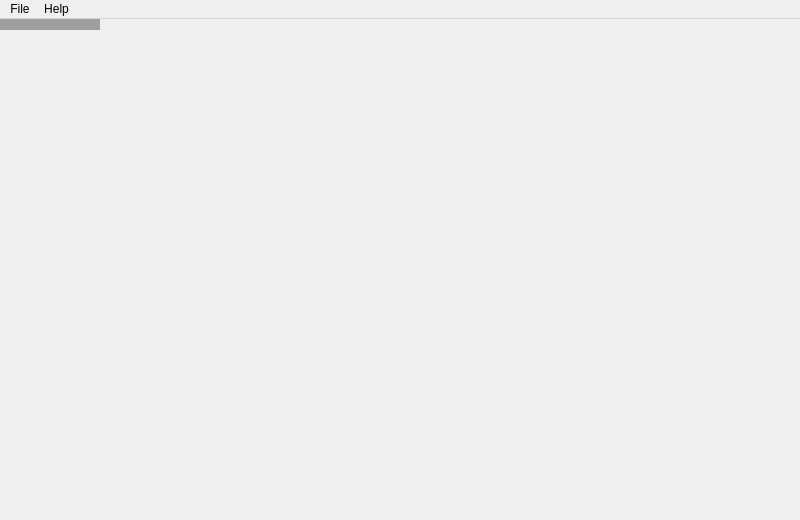
<?xml version="1.0" encoding="UTF-8"?>
<ui version="4.0">
 <class>MainWindowClass</class>
 <widget class="QMainWindow" name="MainWindowClass">
  <property name="geometry">
   <rect>
    <x>0</x>
    <y>0</y>
    <width>800</width>
    <height>520</height>
   </rect>
  </property>
  <property name="windowTitle">
   <string>PearRay Material Lab</string>
  </property>
  <property name="windowIcon">
   <iconset resource="../../../ui/resources/icons.qrc">
    <normaloff>:/icon_materiallab</normaloff>:/icon_materiallab</iconset>
  </property>
  <widget class="QMdiArea" name="mdiArea">
   <property name="viewMode">
    <enum>QMdiArea::TabbedView</enum>
   </property>
   <property name="tabsClosable">
    <bool>true</bool>
   </property>
   <property name="tabsMovable">
    <bool>true</bool>
   </property>
  </widget>
  <widget class="QMenuBar" name="menuBar">
   <property name="geometry">
    <rect>
     <x>0</x>
     <y>0</y>
     <width>800</width>
     <height>29</height>
    </rect>
   </property>
   <widget class="QMenu" name="menuFile">
    <property name="title">
     <string>File</string>
    </property>
    <addaction name="actionNew_Inspection"/>
    <addaction name="separator"/>
    <addaction name="actionQuit"/>
   </widget>
   <widget class="QMenu" name="menuHelp">
    <property name="title">
     <string>Help</string>
    </property>
    <widget class="QMenu" name="menuExternal_Links">
     <property name="title">
      <string>External Links</string>
     </property>
     <addaction name="actionWebsite"/>
    </widget>
    <addaction name="actionShortcuts"/>
    <addaction name="actionQuickGuide"/>
    <addaction name="actionManual"/>
    <addaction name="separator"/>
    <addaction name="menuExternal_Links"/>
    <addaction name="separator"/>
    <addaction name="actionAbout"/>
    <addaction name="actionAboutQt"/>
   </widget>
   <addaction name="menuFile"/>
   <addaction name="menuHelp"/>
  </widget>
  <action name="actionQuit">
   <property name="text">
    <string>Quit</string>
   </property>
   <property name="shortcut">
    <string>Ctrl+Q</string>
   </property>
  </action>
  <action name="actionAbout">
   <property name="text">
    <string>About</string>
   </property>
   <property name="shortcut">
    <string>F5</string>
   </property>
  </action>
  <action name="actionAboutQt">
   <property name="text">
    <string>About Qt</string>
   </property>
   <property name="shortcut">
    <string>F6</string>
   </property>
  </action>
  <action name="actionManual">
   <property name="text">
    <string>Manual</string>
   </property>
   <property name="shortcut">
    <string>F1</string>
   </property>
  </action>
  <action name="actionQuickGuide">
   <property name="text">
    <string>Quick Guide</string>
   </property>
   <property name="shortcut">
    <string>F3</string>
   </property>
  </action>
  <action name="actionShortcuts">
   <property name="text">
    <string>Shortcuts</string>
   </property>
   <property name="shortcut">
    <string>F4</string>
   </property>
  </action>
  <action name="actionWebsite">
   <property name="icon">
    <iconset resource="../../../ui/resources/icons.qrc">
     <normaloff>:/ic_home_black_24dp_2x.png</normaloff>:/ic_home_black_24dp_2x.png</iconset>
   </property>
   <property name="text">
    <string>Website</string>
   </property>
   <property name="shortcut">
    <string>F2</string>
   </property>
  </action>
  <action name="actionNew_Inspection">
   <property name="text">
    <string>New Inspection</string>
   </property>
  </action>
 </widget>
 <layoutdefault spacing="6" margin="11"/>
 <resources>
  <include location="../../../ui/resources/icons.qrc"/>
 </resources>
 <connections/>
</ui>
